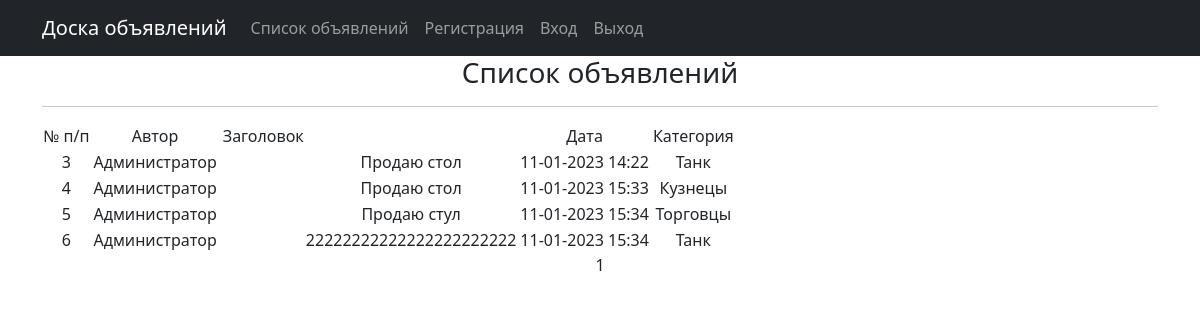
Before: /apps/ with the older database file.
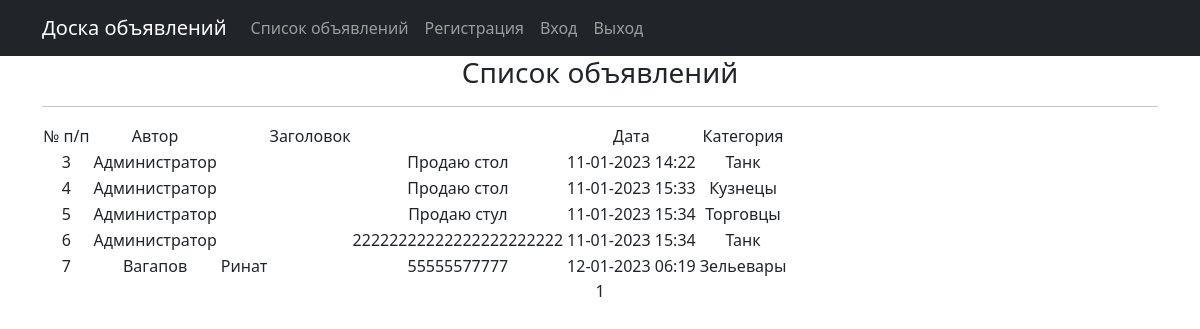
After: the same page with the newer database file.
### app/models.py (models this page shows)
class Advertisements(models.Model):
    CATEGORYS =(
        ('Tanks', 'Танк'),
        ('Hily', 'Хилы'),
        ('DD', 'ДД'),
        ('Merchants', 'Торговцы'),
        ('Guild_Masters', 'Гилдмастеры'),
        ('Quest_Givers', 'Квестгиверы'),
        ('Blacksmiths', 'Кузнецы'),
        ('Tanners', 'Кожевники'),
        ('Potion_Makers', 'Зельевары'),
        ('Spell Masters', 'Мастера_заклинаний'),
    )
    author = models.ForeignKey(User, on_delete=models.CASCADE)
    heading = models.CharField(max_length=100)
    apps_text = ckeditor.fields.RichTextField()
    category = models.CharField(max_length=13, choices=CATEGORYS, default='Tanks')
    apps_datetime = models.DateTimeField(auto_now_add=True)

### app/views.py (the view)
# urls.py: path('', AppsList.as_view(), name='apps_list'),
class AppsList(ListView):
    model = Advertisements
    ordering = '-apps_datetime'
    template_name = 'apps.html'
    context_object_name = 'apps'
    paginate_by = 10  # вот так мы можем указать количество записей на странице
    def get_queryset(self):
        queryset = Advertisements.objects.all()
        return queryset
    def get_context_data(self, **kwargs):
        context = super().get_context_data(**kwargs)
        return context

### templates/apps.html (shortened to what this page needs)
{% extends 'flatpages/default.html' %}
{% load static%}
{% block content %}
     <h3>Список объявлений</h3>
<hr>
   {% if apps %}
      <table>
           <tr>
               <td>      № п/п             </td>
               <td>                     </td>
               <td>      Автор          </td>
               <td>                     </td>
               <td>                     </td>
               <td>      Заголовок      </td>
               <td>                    </td>
                <td>                    </td>
               <td>      Дата           </td>
               <td>                    </td>
               <td>      Категория      </td>
               <td>                    </td>
           </tr>
           {% for app in apps %}
           <tr>
               <td>{{ app.id }}</td>
               <td>  </td>
               <td>{{ app.author.last_name|truncatewords:1 }}</td>
               <td>  </td>
               <td>{{ app.author.first_name|truncatewords:1 }}</td>
              <td>  </td>
               <td>{{ app.heading }}</td>
               <td>  </td>
               <td>{{ app.apps_datetime|date:'d-m-Y H:i'}}</td>
                <td>  </td>
               <td>{{  app.get_category_display }} {{  app.category.field.choices }}</td>
               <td>  </td>
               <td>
                </td>
           </tr>
           {% endfor %}
       </table>
   {% else %}
       <h2>Объявление нет!</h2>
   {% endif %}
   {{ page_obj.number }}
{% endblock content %}

### templates/flatpages/default.html (shortened to what this page needs)
<!DOCTYPE html>
<html lang="en">
    <head>
        {% load static %}
        <link href="{% static 'css/styles.css' %}" rel="stylesheet" />
    </head>
    <body>
        <nav class="navbar navbar-expand-lg navbar-dark bg-dark static-top">
   <div class="container">
       <a class="navbar-brand" href="#">Доска объявлений</a>
       <div class="collapse navbar-collapse" id="navbarResponsive">
           <ul class="navbar-nav ml-auto">
               <li class="nav-item active">
                   <a class="nav-link" href="/apps/">Список объявлений
                   </a>
               </li>
                   <a class="nav-link" href="account/login/">Регистрация </a>
               <li class="nav-item">
                   <a class="nav-link" href="accounts/login">Вход</a>
               </li>
               <li class="nav-item">
                   <a class="nav-link" href="accounts/logout">Выход</a>
               </li>
           </ul>
       </div>
   </div>
</nav>
        <div class="container">
           <div class="row">
               <div class="col-lg-12 text-center">
                  {% block content %}{% endblock content %}
               </div>
           </div>
         </div>
    </body>
</html>

Changed rows visible on the page:
added Advertisements: id "7", author.last_name "Вагапов", author.first_name "Ринат", heading "55555577777", apps_datetime "12-01-2023 06:19", category "Зельевары"
